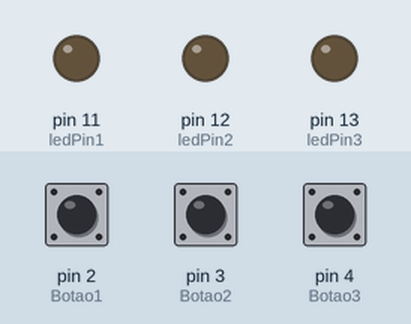
Recording of a sketch running on a simulated Arduino Uno, built with avr-gcc and run on an emulated ATmega328P. On the bench: output pins drawn as LEDs (lit = HIGH). The inputs (shaded band) are chosen by the test bench; at power-on: pin 2 (Botao1) LOW, pin 3 (Botao2) LOW, pin 4 (Botao3) LOW.

Above: at 1.2 s.
1.3 s: pin 2 (Botao1) pulled HIGH for 0.15 s
At 1.37 s:
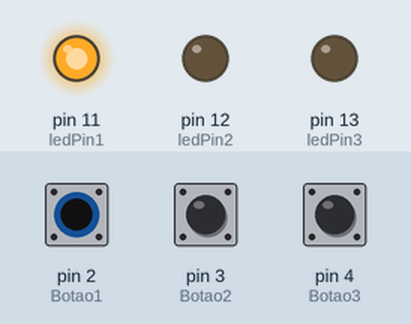
2.9 s: pin 3 (Botao2) pulled HIGH for 0.15 s
At 2.97 s:
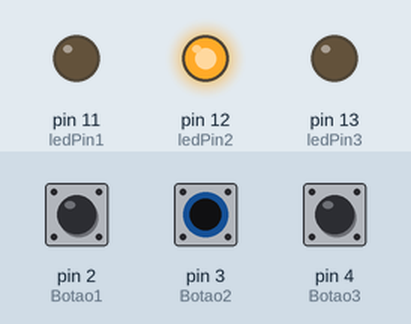
4.5 s: pin 4 (Botao3) pulled HIGH for 0.15 s
At 4.57 s:
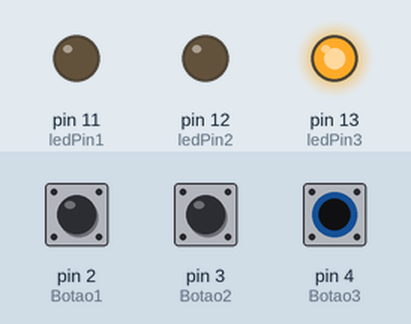
6.1 s: pin 4 (Botao3) pulled HIGH for 3.2 s
At 10.5 s:
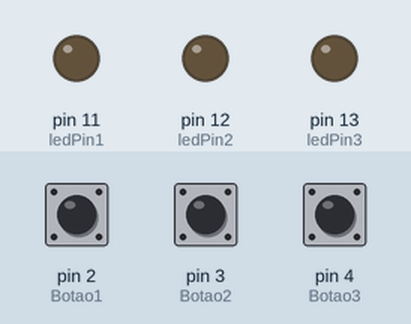
10.8 s: pin 2 (Botao1) pulled HIGH for 3.2 s
At 11.8 s:
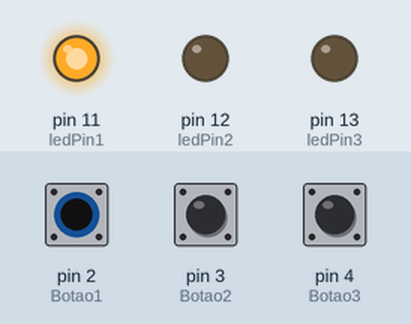
15.5 s: pin 2 (Botao1) driven HIGH and pin 3 (Botao2) driven HIGH
At 16.6 s:
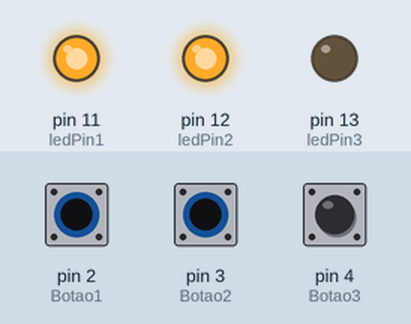
Timing chart, 0 to 18.0 s (numbered marks = the images above; inputs shaded):
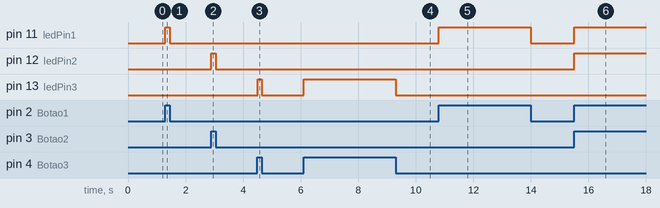

Measured:
- after the input at 1.3 s, pin 11 (ledPin1): LOW → HIGH at once, → LOW 0.15 s later
- after the input at 2.9 s, pin 12 (ledPin2): LOW → HIGH at once, → LOW 0.15 s later
- after the input at 4.5 s, pin 13 (ledPin3): LOW → HIGH at once, → LOW 0.15 s later
- after the input at 6.1 s, pin 13 (ledPin3): LOW → HIGH at once, → LOW 3.2 s later
- after the input at 10.8 s, pin 11 (ledPin1): LOW → HIGH at once, → LOW 3.2 s later
- after the input at 15.5 s, pin 11 (ledPin1), pin 12 (ledPin2): LOW → HIGH at once

The sketch:

modulo_02.ino
```cpp
/*
*Este projeto foi feito utilizando a apostila do robocore
*Função: Acender led se um botão for precionado.
*/

const int ledPin3 = 13; //led do Pino 13
const int ledPin2 = 12;
const int ledPin1 = 11;

const int Botao3 = 4;
const int Botao2 = 3;
const int Botao1 = 2; //Botao do Pino 2

int EstadoBotao3 = 0; //Variavel para ler o status do pushbutton
int EstadoBotao2 = 0;
int EstadoBotao1 = 0;

void setup(){
  pinMode(ledPin1, OUTPUT); //Pino do led sera saida
  pinMode(ledPin2, OUTPUT); //Pino do led sera saida
  pinMode(ledPin3, OUTPUT); //Pino do led sera saida

  pinMode(Botao1, INPUT); //Pino do botao sera entrada
  pinMode(Botao2, INPUT); //Pino do botao sera entrada
  pinMode(Botao3, INPUT); //Pino do botao sera entrada
}

void loop(){
  EstadoBotao1 = digitalRead(Botao1);
  EstadoBotao2 = digitalRead(Botao2);
  EstadoBotao3 = digitalRead(Botao3);
  /*novo estado do botão vai ser igual ao que
  Arduino ler no pino onde está o botão.
  Poderá ser ALTO (HIGH) se o botão estiver
  Pressionado, ou BAIXO (LOW),se o botão
  estiver solto */


  if(EstadoBotao1 == HIGH){  //Se botão estiver pressionado (HIGH)
    digitalWrite(ledPin1, HIGH);  // acende o led do pino 13.
  }else{//se não estiver pressionado
    digitalWrite(ledPin1, LOW); //deixa o led do pino 13 apagado
  }

  if(EstadoBotao2 == HIGH){  //Se botão estiver pressionado (HIGH)
    digitalWrite(ledPin2, HIGH);  // acende o led do pino 13.
  }else{//se não estiver pressionado
    digitalWrite(ledPin2, LOW); //deixa o led do pino 13 apagado
  }

  if(EstadoBotao3 == HIGH){  //Se botão estiver pressionado (HIGH)
    digitalWrite(ledPin3, HIGH);  // acende o led do pino 13.
  }else{//se não estiver pressionado
    digitalWrite(ledPin3, LOW); //deixa o led do pino 13 apagado
  }
}
```
